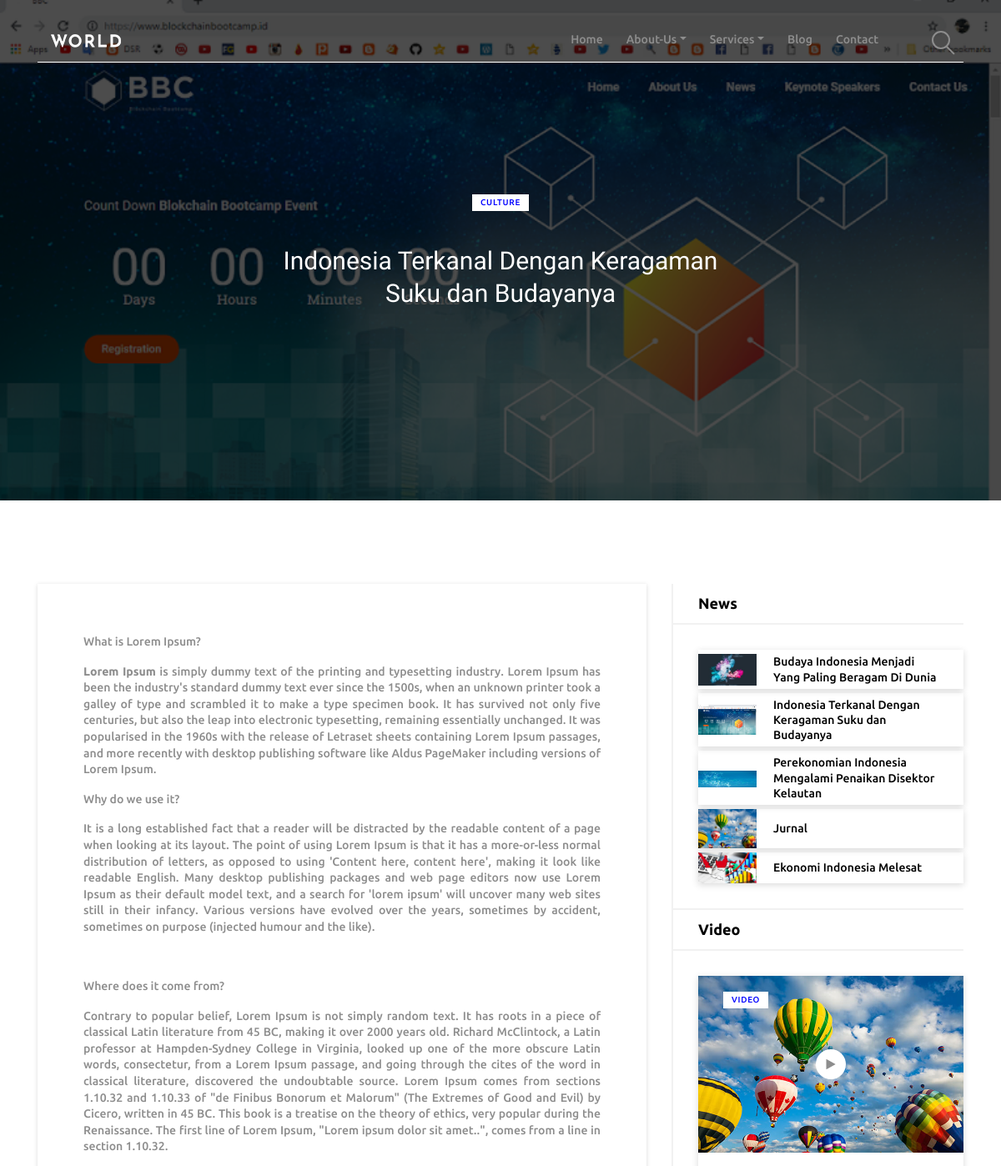
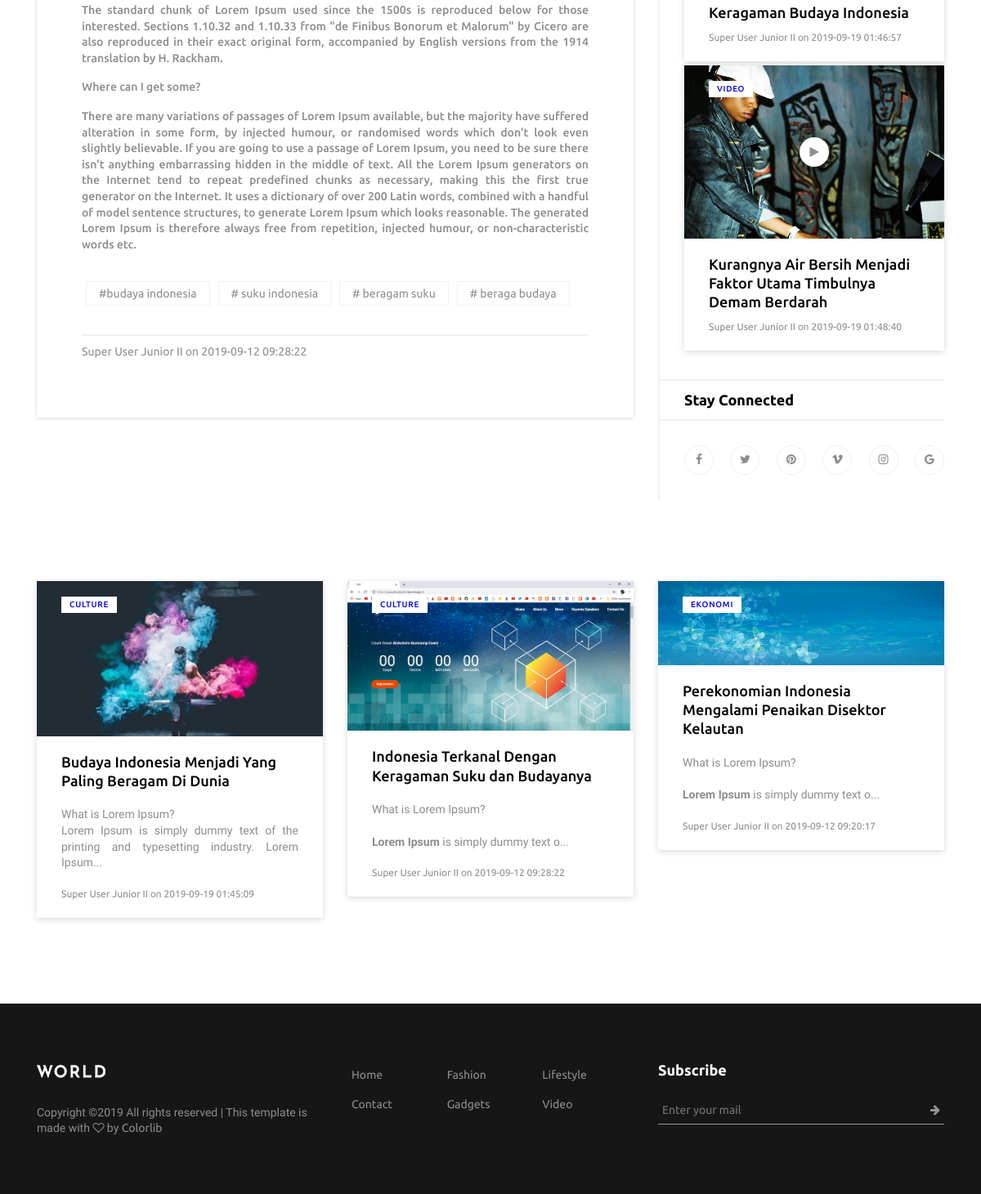
The app's page /posts/culture/indonesia-terkanal-dengan-keragaman-suku-dan-budayanya with its own data (2 pictures, top to bottom).
### tables this page shows
CREATE TABLE `logo_brandlogo` (
  `lbl_id` int(11) NOT NULL,
  `lbl_name` varchar(50) NOT NULL,
  `lbl_images` varchar(255) NOT NULL,
  `lbl_created_at` timestamp NOT NULL DEFAULT CURRENT_TIMESTAMP ON UPDATE CURRENT_TIMESTAMP,
  `lbl_created_by` int(11) NOT NULL,
  `lbl_edited_at` timestamp NOT NULL DEFAULT '0000-00-00 00:00:00',
  `lbl_edited_by` int(11) NOT NULL
);

CREATE TABLE `pages` (
  `pgs_id` int(11) NOT NULL,
  `pgs_name` varchar(100) NOT NULL,
  `pgs_slug` varchar(100) NOT NULL,
  `pgs_images` varchar(50) NOT NULL,
  `pgs_body` text NOT NULL,
  `pgs_created_at` timestamp NOT NULL DEFAULT CURRENT_TIMESTAMP,
  `pgs_created_by` int(11) NOT NULL,
  `pgs_edited_at` timestamp NOT NULL DEFAULT '0000-00-00 00:00:00',
  `pgs_edited_by` int(11) NOT NULL
);

CREATE TABLE `posts` (
  `pst_id` int(11) NOT NULL,
  `pst_name` varchar(100) NOT NULL,
  `pst_slug` varchar(100) NOT NULL,
  `pst_categoriespost_id` int(100) NOT NULL,
  `pst_images` varchar(100) NOT NULL,
  `pst_link` varchar(255) NOT NULL,
  `pst_body` text NOT NULL,
  `pst_tags` varchar(255) NOT NULL,
  `pst_created_at` timestamp NOT NULL DEFAULT CURRENT_TIMESTAMP,
  `pst_created_by` int(11) NOT NULL,
  `pst_edited_at` timestamp NOT NULL DEFAULT '0000-00-00 00:00:00',
  `pst_edited_by` int(11) NOT NULL
);

CREATE TABLE `posts_categories` (
  `cat_pst_id` int(11) NOT NULL,
  `cat_pst_name` varchar(50) NOT NULL,
  `cat_pst_slug` varchar(50) NOT NULL,
  `cat_pst_body` text NOT NULL,
  `cat_pst_created_at` timestamp NOT NULL DEFAULT CURRENT_TIMESTAMP,
  `cat_pst_created_by` int(11) NOT NULL,
  `cat_pst_edited_at` timestamp NOT NULL DEFAULT '0000-00-00 00:00:00',
  `cat_pst_edited_by` int(11) NOT NULL
);

CREATE TABLE `users` (
  `usr_id` int(11) NOT NULL,
  `usr_group_id` int(11) NOT NULL,
  `usr_level_id` int(11) NOT NULL,
  `usr_email` varchar(50) NOT NULL,
  `usr_password` varchar(255) NOT NULL,
  `usr_fullname` varchar(50) NOT NULL,
  `usr_slug` varchar(50) NOT NULL,
  `usr_phone` varchar(20) NOT NULL,
  `usr_address` text NOT NULL,
  `usr_images` varchar(50) NOT NULL,
  `usr_status` int(11) NOT NULL,
  `usr_activity` varchar(100) NOT NULL,
  `usr_created_at` timestamp NOT NULL DEFAULT CURRENT_TIMESTAMP,
  `usr_created_by` int(11) NOT NULL,
  `usr_edited_at` timestamp NOT NULL DEFAULT '0000-00-00 00:00:00',
  `usr_edited_by` int(11) NOT NULL
);

### application/views/frontend/pages/pagesposts/pages_posts_view.php (the view, shortened to what the rows shown need)
<div class="hero-area height-600 bg-img background-overlay" style="background-image: url(<?=base_url()?>assets/backend/img/posts/<?=$posts['pst_images']?>);">
    <div class="container h-100">
        <div class="row h-100 align-items-center justify-content-center">
            <div class="col-12 col-md-8 col-lg-6">
                <div class="single-blog-title text-center">
                    <?php foreach($categoriesposts as $catpst) : ?>
                        <?php if($posts['pst_categoriespost_id'] == $catpst['cat_pst_id'])  {?>
                            <div class="post-cta"><a href="<?=site_url('/category/'.$catpst['cat_pst_slug'])?>"><?=$catpst['cat_pst_name']?></a></div>
                        <?php } ?>
                    <?php endforeach ?>
                    <h3><?=$posts['pst_name']?></h3>
                </div>
            </div>
        </div>
    </div>
</div>
<div class="main-content-wrapper section-padding-100">
    <div class="container">
        <div class="row justify-content-center">
            <div class="col-12 col-lg-8">
                <div class="single-blog-content mb-100">
                    <div class="post-content">
                        <h6><?=$posts['pst_body']?></h6>
                        <ul class="post-tags">
                        <?php
                            $data = $posts['pst_tags'];
                            $show = explode(",", $data);
                        ?>
                        <?php foreach($show as $all) : ?>
                            <li><a href="#">#<?=$all;?></a></li>
                        <?php endforeach ?>
                        </ul>
                        <?php foreach($users as $usr) : ?>
                            <?php if($posts['pst_created_by'] == $usr['usr_id']) {?>
                                <div class="post-meta second-part">
                                    <p><a href="#" class="post-author"><?=$usr['usr_fullname']?></a> on <a href="#" class="post-date"><?=$posts['pst_created_at']?></a></p>
                                </div>
                            <?php }?>
                        <?php endforeach ?>
                    </div>
                </div>
            </div>
            <div class="col-12 col-md-8 col-lg-4">
                <div class="post-sidebar-area mb-100">
                    <div class="sidebar-widget-area">
                        <div class="widget-content">
                           <?php foreach(array_slice($postsview, 0, 5) as $pstview) :?>
                                <div class="single-blog-post post-style-2 d-flex align-items-center widget-post">
                                    <?php foreach($categoriesposts as $catpst) : ?>
                                        <?php if($pstview['pst_categoriespost_id'] == $catpst['cat_pst_id']) { ?>
                                        <div class="post-thumbnail">
                                            <a href="<?=site_url('/posts/'.$catpst['cat_pst_slug'].'/'.$pstview['pst_slug']); ?>">
                                                <img width="320px" <?php if($pstview['pst_images'] == 'noimagesheader.jpg') { ?> src="<?=base_url()?>assets/frontend/img/thumbnail/thumbnail.jpg" <?php }else{?>src="<?=base_url()?>assets/backend/img/posts/<?=$pstview['pst_images']?>" <?php }?> alt="">
                                            </a>
                                        </div>
                                        <div class="post-content">
                                            <a href="<?=site_url('/posts/'.$catpst['cat_pst_slug'].'/'.$pstview['pst_slug']); ?>" class="headline">
                                                <h5 class="mb-0"><?=$pstview['pst_name']?></h5>
                                            </a>
                                        </div>
                                    <?php } ?>
                                    <?php endforeach ?>
                                </div>
                            <?php endforeach ?>
                        </div>
                    </div>
                    <div class="sidebar-widget-area">
                        <div class="widget-content">
                            <?php foreach(array_slice($postsvideo,0 ,2) as $pstvideo) : ?>
                            <?php foreach($categoriesposts as $catpst) : ?>
                                <?php if($pstvideo['pst_categoriespost_id'] == $catpst['cat_pst_id'])  {?>
                                <div class="single-blog-post wow fadeInUpBig" data-wow-delay="0.2s">
                                    <div class="post-thumbnail">
                                        <a href="<?=site_url('/posts/'.$catpst['cat_pst_slug'].'/'.$pstvideo['pst_slug']); ?>">
                                        </a>
                                        <div class="post-cta"><a href="<?=site_url('/category/'.$catpst['cat_pst_slug'])?>"><?=$catpst['cat_pst_name']?></a></div>
                                        <a href="<?=$pstvideo['pst_link']?>" class="video-btn"><i class="fa fa-play"></i></a>
                                    </div>
                                    <div class="post-content">
                                        <a href="<?=site_url('/posts/'.$catpst['cat_pst_slug'].'/'.$pstvideo['pst_slug']); ?>" class="headline">
                                            <h5><?=$pstvideo['pst_name']?></h5>
                                        </a>
                                        <?php foreach($users as $usr) : ?>
                                            <?php if($pstvideo['pst_created_by'] == $usr['usr_id']) {?>
                                                <div class="post-meta">
                                                    <p><a href="#" class="post-author"><?=$usr['usr_fullname']?></a> on <a href="#" class="post-date"><?=$pstvideo['pst_created_at']?></a></p>
                                                </div>
                                            <?php }?>
                                        <?php endforeach ?>
                                    </div>
                                </div>
                                <?php }?>
                            <?php endforeach ?>
                            <?php endforeach ?>
                        </div>
                    </div>
                </div>
            </div>
        </div>
        <div class="row">
            <?php foreach(array_slice($postsview, 0, 3) as $pstview) : ?>
            <?php foreach($categoriesposts as $catpst) : ?>
                <?php if($pstview['pst_categoriespost_id'] == $catpst['cat_pst_id'])  {?>
                <div class="col-12 col-md-6 col-lg-4">
                    <div class="single-blog-post">
                        <div class="post-thumbnail">
                            <div class="post-thumbnail">
                                <?php if($pstview['pst_images'] == 'noimagesheader.jpg') { ?>
                                    <a href="<?=site_url('/posts/'.$catpst['cat_pst_slug'].'/'.$pstview['pst_slug']); ?>"><img src="<?=base_url()?>assets/frontend/img/thumbnail/thumbnail.jpg" alt=""></a>
                                <?php }else{?>
                                    <a href="<?=site_url('/posts/'.$catpst['cat_pst_slug'].'/'.$pstview['pst_slug']); ?>"><img src="<?=base_url()?>assets/backend/img/posts/<?=$pstview['pst_images']?>" alt=""></a>
                                <?php }?>
                            </div>
                            <div class="post-cta"><a href="#"><?=$catpst['cat_pst_name']?></a></div>
                        </div>
                        <div class="post-content">
                            <a href="<?=site_url('/posts/'.$catpst['cat_pst_slug'].'/'.$pstview['pst_slug']); ?>" class="headline">
                                <h5><?=$pstview['pst_name']?></h5>
                            </a>
                            <p><?=substr($pstview['pst_body'], 0, 144)?>...</p>
                            <?php foreach($users as $usr) : ?>
                                <?php if($pstview['pst_created_by'] == $usr['usr_id']) {?>
                                    <div class="post-meta">
                                        <p><a href="#" class="post-author"><?=$usr['usr_fullname']?></a> on <a href="#" class="post-date"><?=$pstview['pst_created_at']?></a></p>
                                    </div>
                                <?php }?>
                            <?php endforeach ?>
                        </div>
                    </div>
                </div>
                <?php }?>
            <?php endforeach ?>
            <?php endforeach ?>
        </div>
    </div>
</div>

### application/views/temp_frontend.php (shortened to what the rows shown need)
<!DOCTYPE html>
<html lang="en">
<head>
    <link rel="stylesheet" href="<?=base_url()?>assets/frontend/style.css">
</head>
<body>
    <header class="header-area">
        <div class="container">
            <div class="row">
                <div class="col-12">
                    <nav class="navbar navbar-expand-lg">
                        <?php  foreach($brandlogo as $brlogo) : ?>
                            <a class="navbar-brand" href="<?=site_url()?>"><img src="<?=base_url()?>assets/backend/img/controlpanel/brandlogo/<?=$brlogo['lbl_images']?>" alt="Logo"></a>
                        <?php endforeach ?>
                        <div class="collapse navbar-collapse" id="worldNav">
                            <ul class="navbar-nav ml-auto">
                                <?php foreach(array_slice($pages, 2) as $pgs) : ?>
                                <li class="nav-item ">
                                    <a class="nav-link" href="<?=site_url()?><?=$pgs['pgs_slug'];?>"><?=$pgs['pgs_name'];?></a>
                                </li>
                                <?php endforeach; ?>
                            </ul>
                        </div>
                    </nav>
                </div>
            </div>
        </div>
    </header>
        <?=$contentsfrontend?>
    <footer class="footer-area">
        <div class="container">
        </div>
    </footer>
</body>
</html>

### records on screen
logo_brandlogo: lbl_images (picture)
pages: pgs_name "Blog"
pages: pgs_name "Contact"
posts: pst_images (picture), pst_name "Indonesia Terkanal Dengan Keragaman Suku dan Budayanya", pst_body "What is Lorem Ipsum? Lorem Ipsum is simply dummy text of the printing and typesetting industry. Lorem Ipsum has been the industry's standard dummy text ever since the 1500s, when an unknown printer took a galley of type and scrambled it to make a type specimen book. It has survived not only five centuries, but also the leap into electronic typesetting, remaining essentially unchanged. It was popularised in the 1960s with the release of Letraset sheets containing Lorem Ipsum passages, and more recently with desktop publishing software like Aldus PageMaker including versions of Lorem Ipsum. Why do we use it? It is a long established fact that a reader will be distracted by the readable…", pst_tags "budaya indonesia", pst_tags "suku indonesia", pst_tags "beragam suku", pst_tags "beraga budaya", pst_created_at "2019-09-12 09:28:22", pst_body "What is Lorem Ipsum? Lorem Ipsum is simply dummy text o"
posts_categories: cat_pst_name "CULTURE", shows a picture, posts.pst_images (picture)
users: usr_fullname "Super User Junior II"
posts: pst_name "Budaya Indonesia Menjadi Yang Paling Beragam Di Dunia", pst_body "What is Lorem Ipsum? Lorem Ipsum is simply dummy text of the printing and typesetting industry. Lorem Ipsum", pst_created_at "2019-09-19 01:45:09"
posts: pst_name "Perekonomian Indonesia Mengalami Penaikan Disektor Kelautan", pst_body "What is Lorem Ipsum? Lorem Ipsum is simply dummy text o", pst_created_at "2019-09-12 09:20:17"
posts_categories: posts.pst_images (picture), cat_pst_name "EKONOMI"
posts: pst_name "Jurnal"
posts_categories: posts.pst_images (picture)
posts: pst_name "Ekonomi Indonesia Melesat"
posts: pst_name "Keragaman Budaya Indonesia", pst_created_at "2019-09-19 01:46:57"
posts_categories: cat_pst_name "VIDEO"
posts: pst_name "Kurangnya Air Bersih Menjadi Faktor Utama Timbulnya Demam Berdarah", pst_created_at "2019-09-19 01:48:40"
